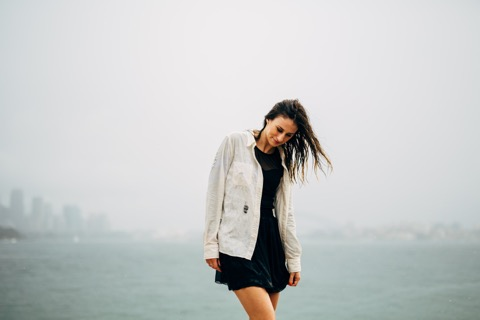
#> input picture Datasets/images/woman.jpeg, 480 x 320 px, found by its file name
$ jupyter execute '30. GrabCut Algorithm for Background Removal.ipynb'
#> lines starting #> are read from the running program, lines starting #| are printed output that depends on the picture; after the words box and inside, x2 and y2 are one past the last pixel; in counts of white or black regions, pixels touching at a corner belong together
# **GrabCut Algorithm for Background Removal**

- In this lesson we'll go use the GrabCut Algorithm for background Removal

[cell 1]
# Our Setup, Import Libaries, Create our Imshow Function and Download our Images
import cv2
import sys
import numpy as np
from matplotlib import pyplot as plt

# Define our imshow function
def imshow(title = "Image", image = None, size = 10):
    w, h = image.shape[0], image.shape[1]
    aspect_ratio = w/h
    plt.figure(figsize=(size * aspect_ratio,size))
    plt.imshow(cv2.cvtColor(image, cv2.COLOR_BGR2RGB))
    plt.title(title)
    plt.show()

### **How does Grab Cut Work?**

- **User inputs the rectangle**. Everything outside this rectangle will be taken as the background. Everything inside rectangle is unknown.
- The algorithm labels the foreground and background pixels (or it hard-labels)
- Next a Gaussian Mixture Model(GMM) is used to model the foreground and background.
- Depending on the data we gave, GMM learns and create new pixel distribution. That is, the **unknown pixels are labelled either probable foreground or probable background** depending on its relation with the other hard-labelled pixels in terms of color statistics (It is just like clustering).
- A graph is built from this pixel distribution. Nodes in the graphs are pixels. Additional two nodes are added, Source node and Sink node. Every foreground pixel is connected to Source node and every background pixel is connected to Sink node.
- The weights of edges connecting pixels to source node/end node are defined by the probability of a pixel being foreground/background. The weights between the pixels are defined by the edge information or pixel similarity. If there is a large difference in pixel color, the edge between them will get a low weight.
= Then a mincut algorithm is used to segment the graph. It cuts the graph into two separating source node and sink node with minimum cost function. The cost function is the sum of all weights of the edges that are cut. After the cut, all the pixels connected to Source node become foreground and those connected to Sink node become background.
- The process is continued until the classification converges.

Paper - http://dl.acm.org/citation.cfm?id=1015720

Learn more - https://docs.opencv.org/3.4/d8/d83/tutorial_py_grabcut.html

[cell 2]
# Load our image
image = cv2.imread('Datasets/images/woman.jpeg')
#> image is the input picture: shape (320, 480, 3); mean B, G, R 200.5, 201.2, 198.5
copy = image.copy()
# Create a mask (of zeros uint8 datatype) that is the same size (width, height) as our original image
mask = np.zeros(image.shape[:2], np.uint8)

bgdModel = np.zeros((1,65), np.float64)
fgdModel = np.zeros((1,65), np.float64)

# Needs to be set Manually or selected with cv2.selectROI()
x1, y1, x2, y2 = 190, 70, 350, 310
start = (x1, y1)
end = (x2, y2)

# Format is X,Y,W,H
rect = (x1,y1,x2-x1,y2-y1)

# Show Rectangle
cv2.rectangle(copy, start, end, (0,0,255), 3)
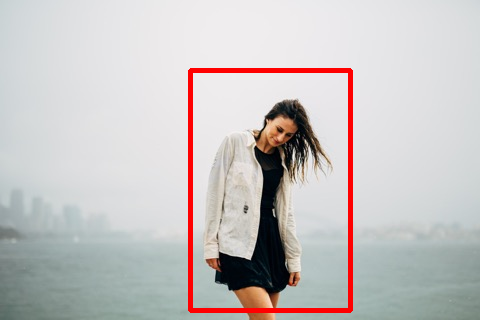
#> copy: shape (320, 480, 3); 2.6% of pixels changed, all inside (x1, y1, x2, y2) = (188, 68, 353, 313)
imshow("Input Image", copy)

#### **Grabcut Arguments**

- **img** - Input image
- **mask** - It is a mask image where we specify which areas are background, foreground or probable background/foreground etc. It is done by the following flags, cv.GC_BGD, cv.GC_FGD, cv.GC_PR_BGD, cv.GC_PR_FGD, or simply pass 0,1,2,3 to image.
- **rec**t - It is the coordinates of a rectangle which includes the foreground object in the format (x,y,w,h)
- **bdgModel, fgdModel** - These are arrays used by the algorithm internally. You just create two np.float64 type zero arrays of size (1,65).
- **iterCount** - Number of iterations the algorithm should run.
- **mode** - It should be cv.GC_INIT_WITH_RECT or cv.GC_INIT_WITH_MASK or combined which decides whether we are drawing rectangle or final touchup strokes.

[cell 3]
# Let the algorithm run for 5 iterations. Mode should be cv.GC_INIT_WITH_RECT since we are using rectangle.
# Grabcut modifies the mask image.
# In the new mask image, pixels will be marked with four flags denoting background/foreground as specified above.
# So we modify the mask such that all 0-pixels and 2-pixels are put to 0 (i.e. background) & all 1-pixels and 3-pixels are put to 1(i.e. foreground pixels).
# Now our final mask is ready. Just multiply it with input image to get the segmented image.
cv2.grabCut(image, mask, rect, bgdModel, fgdModel, 5, cv2.GC_INIT_WITH_RECT)

mask2 = np.where((mask==2)|(mask==0),0,1).astype('uint8')
image = image * mask2[:,:,np.newaxis]
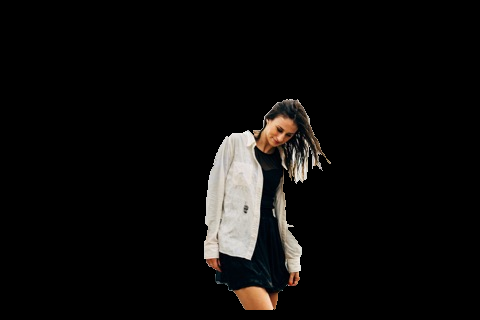
#> image: shape (320, 480, 3); mean B, G, R 11.2, 12, 13

imshow("Mask", mask * 80)
#> call 2 of imshow, with title = 'Mask', size = 10
#> in imshow (call 2), `plt.imshow(cv2.cvtColor(image, cv2.COLOR_BGR2RGB))`:
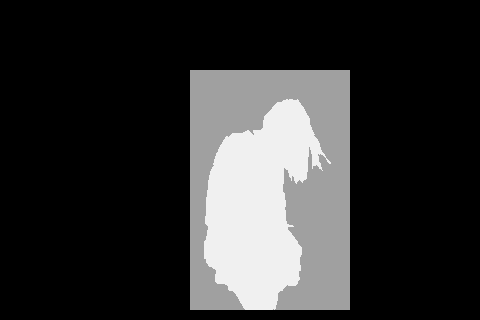
#> image: shape (320, 480); min 0, max 240, mean 48.3
imshow("Mask2", mask2 * 255)
#> call 3 of imshow, with title = 'Mask2', size = 10
#> in imshow (call 3), `plt.imshow(cv2.cvtColor(image, cv2.COLOR_BGR2RGB))`:
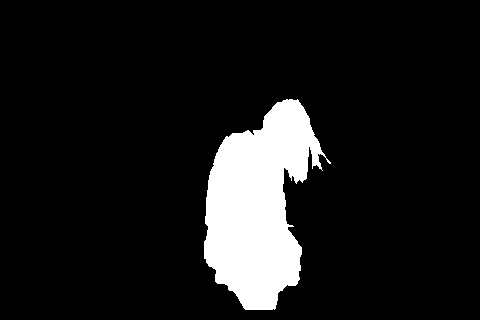
#> image: shape (320, 480); 10.4% white; 1 white region, box (x1, y1, x2, y2) and area: (204, 99, 331, 310) 15917
imshow("Image", image)
